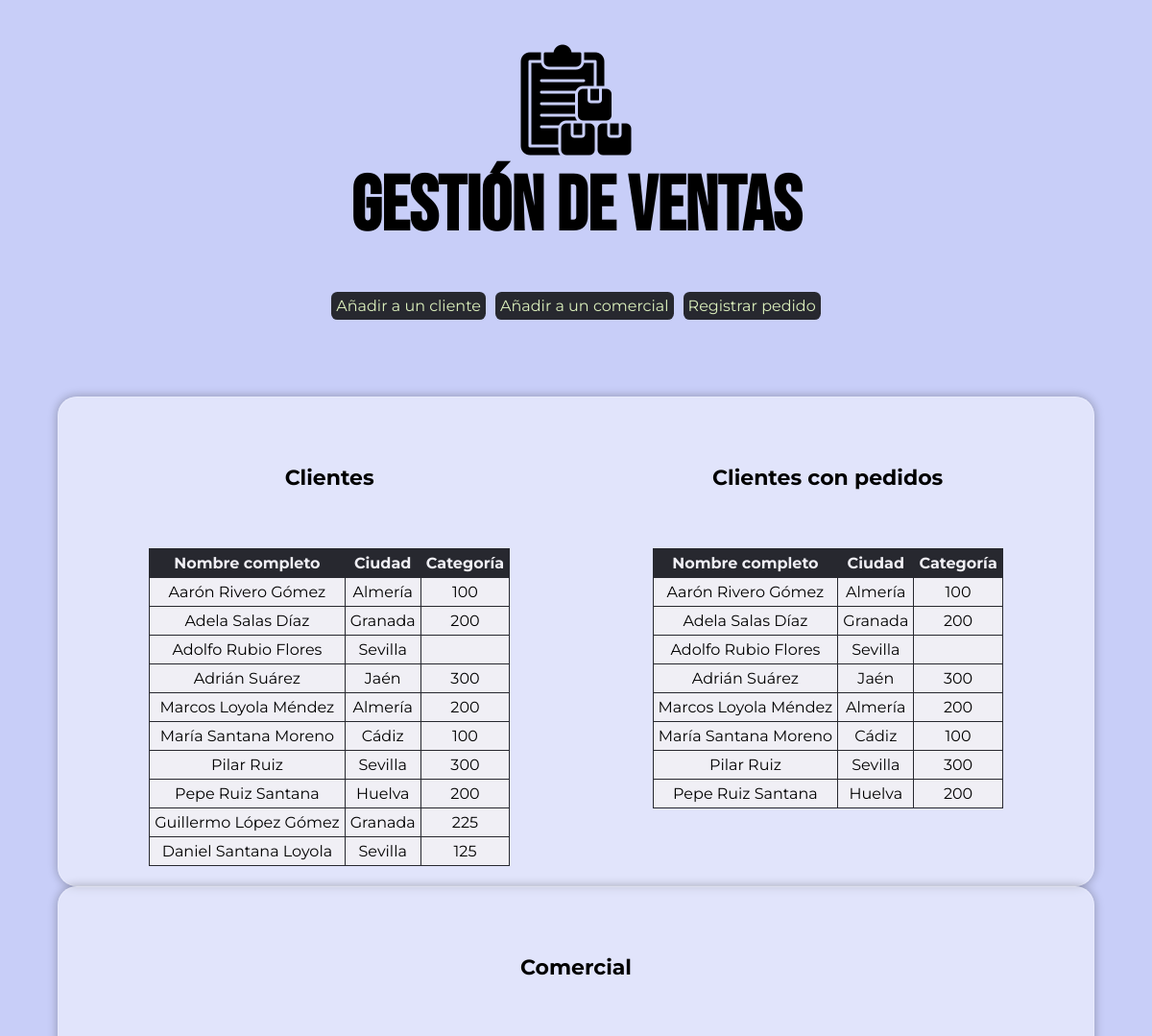
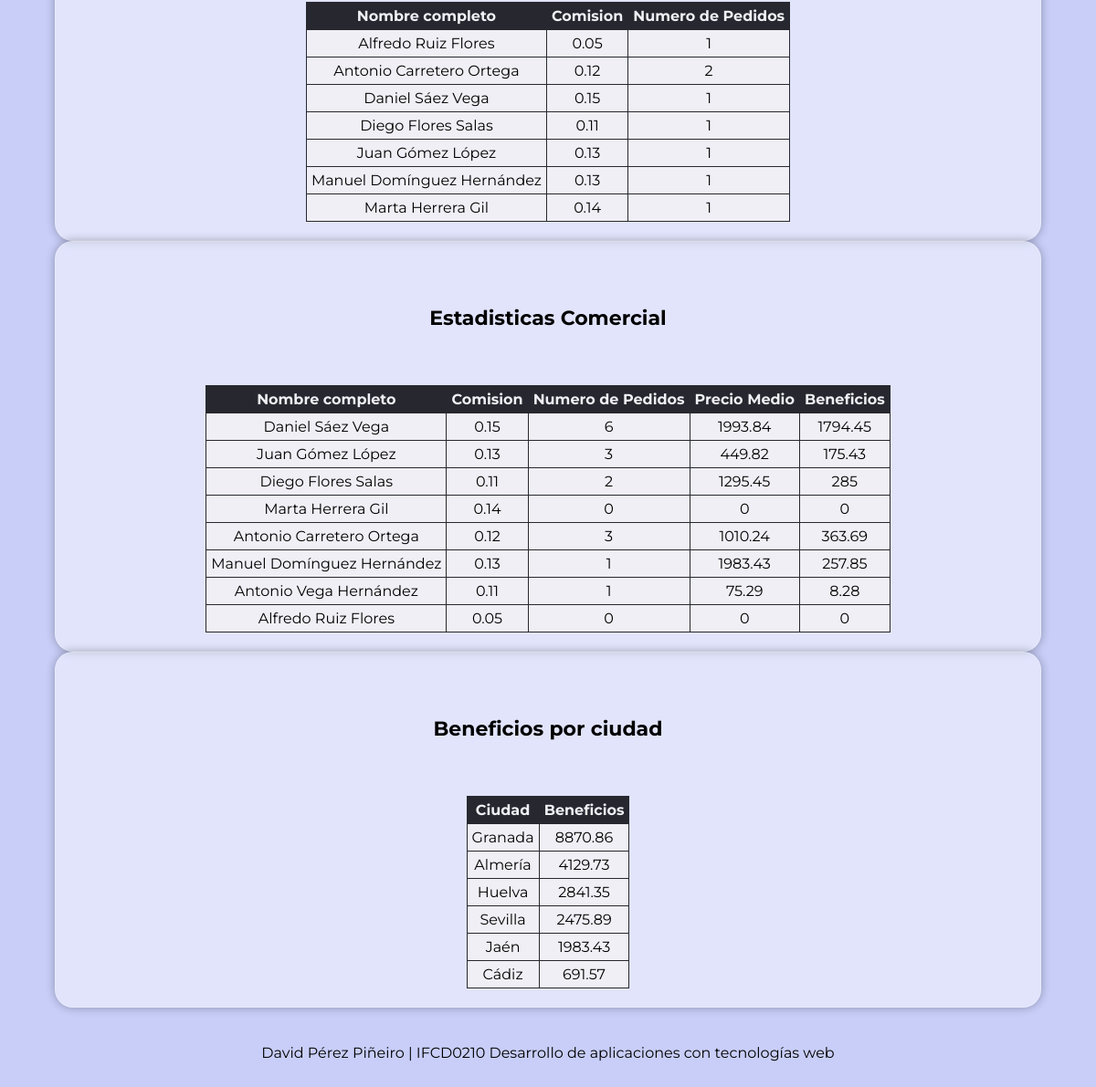
The page / on the database its author committed (2 pictures, top to bottom).
### tables this page shows
CREATE TABLE `cliente` (
  `id` int(10) UNSIGNED NOT NULL,
  `nombre` varchar(100) NOT NULL,
  `apellido1` varchar(100) NOT NULL,
  `apellido2` varchar(100) DEFAULT NULL,
  `ciudad` varchar(100) DEFAULT NULL,
  `categoria` int(10) UNSIGNED DEFAULT NULL
);

CREATE TABLE `comercial` (
  `id` int(10) UNSIGNED NOT NULL,
  `nombre` varchar(100) NOT NULL,
  `apellido1` varchar(100) NOT NULL,
  `apellido2` varchar(100) DEFAULT NULL,
  `comision` float DEFAULT NULL
);

### includes/funciones.php (called while the page is built, shortened)
<?php
function mostrarClientes()
{
    include_once("cliente.php");
    $data = array();
    $query = "SELECT * FROM cliente";
    $result = mysqli_query($db, $query);
    if (!$result) {
        exit(mysqli_error($db));
    } else {
        $fila = mysqli_fetch_assoc($result);
        while ($fila) {
            $cliente = new cliente();
            $cliente->setId($fila['id']);
            $cliente->crearCliente($fila['nombre'], $fila['apellido1'], $fila['apellido2'], $fila['ciudad'], $fila['categoria']);
            $data[] = $cliente;
            $fila = mysqli_fetch_assoc($result);
        }
    }
    return $data;
}
function mostrarClientesConPedidos()
{
    include_once("cliente.php");
    $data = array();
    $query = "SELECT DISTINCT c.* FROM cliente c JOIN pedido p ON c.id=p.id_cliente;";
    if (!$result = mysqli_query($db, $query)) {
        exit(mysqli_error($db));
    } else {
        while ($fila = mysqli_fetch_assoc($result)) {
            $cliente = new cliente();
            $cliente->setId($fila['id']);
            $cliente->crearCliente($fila['nombre'], $fila['apellido1'], $fila['apellido2'], $fila['ciudad'], $fila['categoria']);
            $data[] = $cliente;
        }
    }
    return $data;
}
function mostrarComercial()
{
    include_once("comercial.php");
    $data = array();
    $query = "SELECT comercial.id, nombre, comercial.apellido1, comercial.apellido2, comision, COUNT(pedido.id) AS 'numeropedidos'
    FROM comercial JOIN pedido
    ON comercial.id = pedido.id
    GROUP BY nombre;";
    $result = mysqli_query($db, $query);
    if (!$result) {
        exit(mysqli_error($db));
    } else {
        $fila = mysqli_fetch_assoc($result);
        while ($fila) {
            $comercial = new comercial();
            $comercial->setId($fila['id']);
            $comercial->crearComercial($fila['nombre'], $fila['apellido1'], $fila['apellido2'], $fila['comision'], $fila['numeropedidos']);
            $data[] = $comercial;
            $fila = mysqli_fetch_assoc($result);
        }
    }
    return $data;
}
function mostrarEstadisticasComercial()
{
    include_once("comercial.php");
    $data = array();
    $query = "SELECT comercial.id, nombre, apellido1, apellido2, comision, COUNT(pedido.id) AS numeropedidos, AVG(pedido.total) AS media, SUM(total)*comision AS beneficio
                FROM comercial LEFT JOIN pedido
                ON comercial.id=pedido.id_comercial
                GROUP BY comercial.id, nombre, apellido1, apellido2, comision;";
    $result = mysqli_query($db, $query);
    if (!$result) {
        exit(mysqli_error($db));
    } else {
        $fila = mysqli_fetch_assoc($result);
        while ($fila) {
            $comercial = new comercial();
            $comercial->setId($fila['id']);
            $comercial->crearComercial($fila['nombre'], $fila['apellido1'], $fila['apellido2'], $fila['comision'], $fila['numeropedidos'], round($fila['media'], 2), round($fila['beneficio'], 2));
            $data[] = $comercial;
            $fila = mysqli_fetch_assoc($result);
        }
    }
    return $data;
}
function mostrarGastosPorCiudad()
{
    include_once("comercial.php");
    $data = array();
    $query = "SELECT ciudad, SUM(total) AS beneficios FROM cliente JOIN pedido ON cliente.id = pedido.id_cliente GROUP BY ciudad ORDER BY beneficios DESC;";
    if (!$result = mysqli_query($db, $query)) {
        exit(mysqli_error($db));
    } else {
        while ($fila = mysqli_fetch_assoc($result)) {
            $data[] = $fila;
        }
    }
    return $data;
}

### includes/cliente.php (called while the page is built, shortened)
<?php
class cliente
{
    private $nombre;
    private $apellido1;
    private $apellido2;
    private $ciudad;
    private $categoria;
    function crearCliente($nombre, $apellido1, $apellido2, $ciudad = '', $categoria = 100)
    {
        $this->nombre = $nombre;
        $this->apellido1 = $apellido1;
        $this->apellido2 = $apellido2;
        $this->ciudad = $ciudad;
        $this->categoria = $categoria;
    }
    public function setId($id)
    {
        return $this;
    }
    public function getNombre()
    {
        return $this->nombre;
    }
    public function getApellido1()
    {
        return $this->apellido1;
    }
    public function getApellido2()
    {
        return $this->apellido2;
    }
    public function getCiudad()
    {
        return $this->ciudad;
    }
    public function getCategoria()
    {
        return $this->categoria;
    }
}

### includes/comercial.php (called while the page is built, shortened)
<?php
class comercial
{
    private $nombre;
    private $apellido1;
    private $apellido2;
    private $comision;
    private $numeroPedidos;
    private $precioMedio;
    private $beneficios;
    function crearComercial($nombre, $apellido1, $apellido2, $comision = 0, $numeroPedidos = 0, $precioMedio = 0, $beneficios = 0)
    {
        $this->nombre = $nombre;
        $this->apellido1 = $apellido1;
        $this->apellido2 = $apellido2;
        $this->comision = $comision;
        $this->numeroPedidos = $numeroPedidos;
        $this->precioMedio = $precioMedio;
        $this->beneficios = $beneficios;
    }
    public function setId($id)
    {
        return $this;
    }
    public function getNombre()
    {
        return $this->nombre;
    }
    public function getApellido1()
    {
        return $this->apellido1;
    }
    public function getApellido2()
    {
        return $this->apellido2;
    }
    public function getComision()
    {
        return $this->comision;
    }
    public function getNumeroPedidos()
    {
        return $this->numeroPedidos;
    }
    public function getPrecioMedio()
    {
        return $this->precioMedio;
    }
    public function getBeneficios()
    {
        return $this->beneficios;
    }
}

### index.php (the view, shortened to what this page needs)
<!DOCTYPE html>
<html lang="es">
<head>
    <link rel="stylesheet" href="css/style-index.css">
</head>
<body>
    <?php include('cabecera.php'); ?>
    <main>
        <div class="card contenedor">
            <div class="secciones">
                <div class="seccion">
                    <h2 class="cabecera">Clientes</h2>
                    <table>
                        <tr>
                            <th>Nombre completo</th>
                            <th>Ciudad</th>
                            <th>Categoría</th>
                        </tr>
                        <?php
                        include_once("includes/funciones.php");
                        $clientes = mostrarClientes();
                        foreach ($clientes as $cliente) {
                            ?>
                            <tr>
                                <td><?php echo $cliente->getNombre() . " " . $cliente->getApellido1() . " " . $cliente->getApellido2() ?></td>
                                <td><?php echo $cliente->getCiudad() ?></td>
                                <td><?php echo $cliente->getCategoria() ?></td>
                            </tr>
                        <?php
                        }
                        ?>
                    </table>
                </div>
                <div class="seccion">
                    <h2 class="cabecera">Clientes con pedidos</h2>
                    <table>
                        <tr>
                            <th>Nombre completo</th>
                            <th>Ciudad</th>
                            <th>Categoría</th>
                        </tr>
                        <?php
                        include_once("includes/funciones.php");
                        $clientes = mostrarClientesConPedidos();
                        foreach ($clientes as $cliente) {
                            ?>
                            <tr>
                                <td><?php echo $cliente->getNombre() . " " . $cliente->getApellido1() . " " . $cliente->getApellido2() ?></td>
                                <td><?php echo $cliente->getCiudad() ?></td>
                                <td><?php echo $cliente->getCategoria() ?></td>
                            </tr>
                        <?php
                        }
                        ?>
                    </table>
                </div>
            </div>
        </div>
        <div class="card contenedor">
            <div class="secciones">
                <div class="seccion">
                    <h2 class="cabecera">Comercial</h2>
                    <table>
                        <tr>
                            <th>Nombre completo</th>
                            <th>Comision</th>
                            <th>Numero de Pedidos</th>
                        </tr>
                        <?php
                        include_once("includes/funciones.php");
                        $comerciales = mostrarComercial();
                        foreach ($comerciales as $comercial) {
                        ?>
                            <tr>
                                <td><?php echo $comercial->getNombre() . " " . $comercial->getApellido1() . " " . $comercial->getApellido2() ?></th>
                                <td><?php echo $comercial->getComision() ?></td>
                                <td><?php echo $comercial->getNumeroPedidos() ?></td>
                            </tr>
                        <?php
                        }
                        ?>
                    </table>
                </div>
            </div>
        </div>
        <div class="card contenedor">
            <div class="secciones">
                <div class="seccion">
                    <h2 class="cabecera">Estadisticas Comercial</h2>
                    <table>
                        <tr>
                            <th>Nombre completo</th>
                            <th>Comision</th>
                            <th>Numero de Pedidos</th>
                            <th>Precio Medio</th>
                            <th>Beneficios</th>
                        </tr>
                        <?php
                        include_once("includes/funciones.php");
                        $comerciales = mostrarEstadisticasComercial();
                        foreach ($comerciales as $comercial) {
                            ?>
                            <tr>
                                <td><?php echo $comercial->getNombre() . " " . $comercial->getApellido1() . " " . $comercial->getApellido2() ?></th>
                                <td><?php echo $comercial->getComision() ?></td>
                                <td><?php echo $comercial->getNumeroPedidos() ?></td>
                                <td><?php echo $comercial->getPrecioMedio() ?></td>
                                <td><?php echo $comercial->getBeneficios() ?></td>
                            </tr>
                            <?php
                        }
                        ?>
                    </table>
                </div>
            </div>
        </div>
        <div class="card contenedor">
            <div class="secciones">
                <div class="seccion">
                    <h2 class="cabecera">Beneficios por ciudad</h2>
                    <table>
                        <tr>
                            <th>Ciudad</th>
                            <th>Beneficios</th>
                        </tr>
                        <?php
                        include_once("includes/funciones.php");
                        $gastos = mostrarGastosPorCiudad();
                        foreach ($gastos as $gasto) {
                        ?>
                            <tr>
                                <td><?php echo $gasto["ciudad"] ?></td>
                                <td><?php echo round($gasto["beneficios"],2) ?></td>
                            </tr>
                        <?php
                        }
                        ?>
                    </table>
                </div>
            </div>
        </div>
    </main>
    <footer class="contenedor cabecera">
        <p>David Pérez Piñeiro | IFCD0210 Desarrollo de aplicaciones con tecnologías web</p>
    </footer>
</body>
</html>

### cabecera.php
<header class="contenedor">
    <a href="index.php"><img class="logo" src="img/logo.png" alt="Logo gallina"></a>
    <h1>Gestión de ventas</h1>
        <nav class="contenedor">
            <a href="registrar_cliente.php">Añadir a un cliente</a>
            <a href="registrar_comercial.php">Añadir a un comercial</a>
            <a href="registrar_pedido.php">Registrar pedido</a>
        </nav>
</header>

### css/style-index.css (style rules this page uses)
* { margin: 0; padding: 0; box-sizing: border-box; }
body { background-color: #c8cef8; font-family: 'Montserrat', sans-serif; }
h1 { text-align: center; font-family: 'Bebas Neue', cursive; font-size: 60pt; }
.logo { display: block; margin: auto; }
.contenedor { width: 90%; max-width: 1100px; margin: auto; overflow: hidden; padding: 40px 0; }
h2 { text-align: justify; font-size: 22px; margin-bottom: 50px; }
.card { display: flex; flex-direction: column; justify-content: space-around; align-items: flex-start; text-align: justify; padding: 20px; border: 1px solid rgba(255, 255, 255, .25); border-radius: 20px; background-color: rgba(255, 255, 255, 0.45); box-shadow: 0 0 10px 1px rgba(0, 0, 0, 0.25); }
.secciones { width: 100%; display: flex; flex-wrap: wrap; justify-content: space-around; align-items: stretch; }
.seccion { padding: 0 20px; display: flex; flex-direction: column; align-items: center; gap: 10px; overflow: auto; }
.seccion h2 { margin-top: 50px; }
table { text-align: center; border-collapse: collapse; }
table th { color: #f0eff5; background-color: #27282f; border: 1px solid #27282f; padding: 5px; }
table td { padding: 5px; border: 1px solid #27282f; background-color: #f0eff5; }
.cabecera { display: flex; flex-direction: column; justify-content: center; align-items: center; }
nav { display: flex; justify-content: center; gap: 10px; }
nav a { text-decoration: none; padding: 5px; background-color: #27282f; color: #DBEFBC; border-radius: .4rem; }

### rows shown on the page
cliente: nombre "Aarón", apellido1 "Rivero", apellido2 "Gómez", ciudad "Almería", categoria "100"
cliente: nombre "Adela", apellido1 "Salas", apellido2 "Díaz", ciudad "Granada", categoria "200"
cliente: nombre "Adolfo", apellido1 "Rubio", apellido2 "Flores", ciudad "Sevilla"
cliente: nombre "Adrián", apellido1 "Suárez", ciudad "Jaén", categoria "300"
cliente: nombre "Marcos", apellido1 "Loyola", apellido2 "Méndez", ciudad "Almería", categoria "200"
cliente: nombre "María", apellido1 "Santana", apellido2 "Moreno", ciudad "Cádiz", categoria "100"
cliente: nombre "Pilar", apellido1 "Ruiz", ciudad "Sevilla", categoria "300"
cliente: nombre "Pepe", apellido1 "Ruiz", apellido2 "Santana", ciudad "Huelva", categoria "200"
cliente: nombre "Guillermo", apellido1 "López", apellido2 "Gómez", ciudad "Granada", categoria "225"
cliente: nombre "Daniel", apellido1 "Santana", apellido2 "Loyola", ciudad "Sevilla", categoria "125"
comercial: nombre "Alfredo", apellido1 "Ruiz", apellido2 "Flores", comision "0.05", NumeroPedidos "1", NumeroPedidos "0", PrecioMedio "0", Beneficios "0"
comercial: nombre "Antonio", apellido1 "Carretero", apellido2 "Ortega", comision "0.12", NumeroPedidos "2", NumeroPedidos "3", PrecioMedio "1010.24", Beneficios "363.69"
comercial: nombre "Daniel", apellido1 "Sáez", apellido2 "Vega", comision "0.15", NumeroPedidos "1", NumeroPedidos "6", PrecioMedio "1993.84", Beneficios "1794.45"
comercial: nombre "Diego", apellido1 "Flores", apellido2 "Salas", comision "0.11", NumeroPedidos "1", NumeroPedidos "2", PrecioMedio "1295.45", Beneficios "285"
comercial: nombre "Juan", apellido1 "Gómez", apellido2 "López", comision "0.13", NumeroPedidos "1", NumeroPedidos "3", PrecioMedio "449.82", Beneficios "175.43"
comercial: nombre "Manuel", apellido1 "Domínguez", apellido2 "Hernández", comision "0.13", NumeroPedidos "1", PrecioMedio "1983.43", Beneficios "257.85"
comercial: nombre "Marta", apellido1 "Herrera", apellido2 "Gil", comision "0.14", NumeroPedidos "1", NumeroPedidos "0", PrecioMedio "0", Beneficios "0"
comercial: nombre "Antonio", apellido1 "Vega", apellido2 "Hernández", comision "0.11", NumeroPedidos "1", PrecioMedio "75.29", Beneficios "8.28"

### other values the page prints
$gasto["ciudad"] "Granada"
$gasto["beneficios"] "8870.86"
$gasto["ciudad"] "Almería"
$gasto["beneficios"] "4129.73"
$gasto["ciudad"] "Huelva"
$gasto["beneficios"] "2841.35"
$gasto["ciudad"] "Sevilla"
$gasto["beneficios"] "2475.89"
$gasto["ciudad"] "Jaén"
$gasto["beneficios"] "1983.43"
$gasto["ciudad"] "Cádiz"
$gasto["beneficios"] "691.57"
